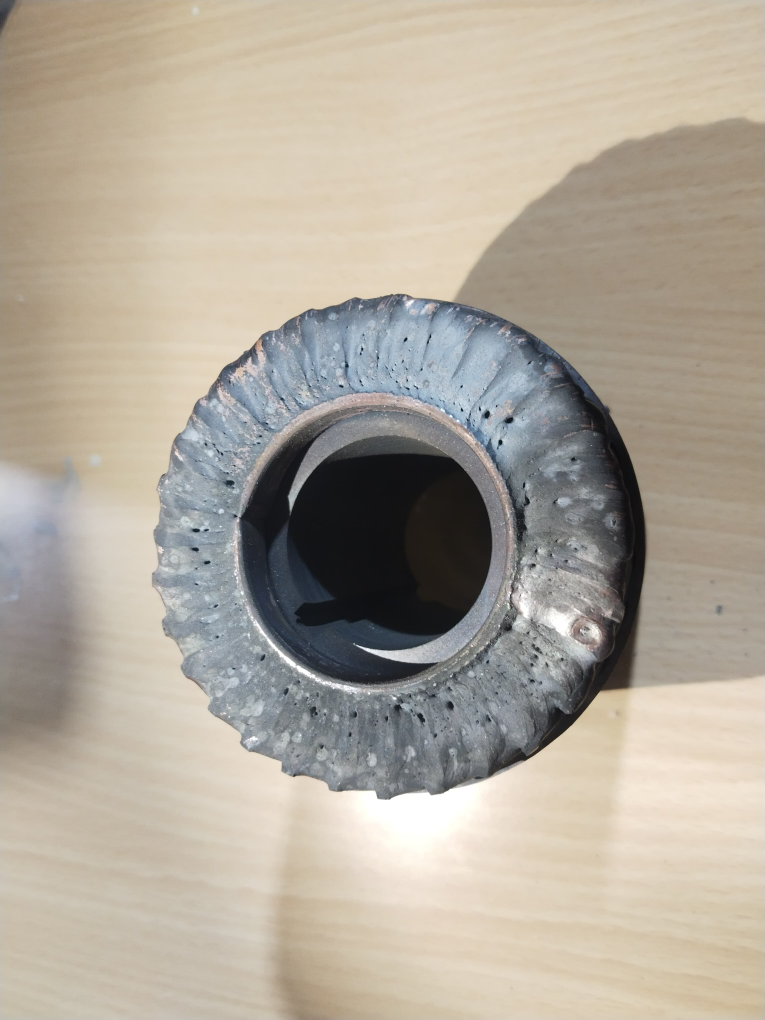
#> input picture images/good.jpeg, 3060 x 4080 px, found by its file name (shown at 1/4 size)
$ python analyze_sample.py
#> lines starting #> are read from the running program, lines starting #| are printed output that depends on the picture; after the words box and inside, x2 and y2 are one past the last pixel; in counts of white or black regions, pixels touching at a corner belong together
import os
import cv2
import numpy as np
import matplotlib.pyplot as plt

GOOD_PATH = r"e:\Rotor\images\good.jpeg"
BAD_PATH = r"e:\Rotor\images\bad.jpeg"
OUTPUT_DIR = r"e:\Rotor\analysis_output"
os.makedirs(OUTPUT_DIR, exist_ok=True)

def analyze_rotor_image(img_path, label_name):
    # Load image
#> called with img_path = 'e:\\Rotor\\images\\good.jpeg', label_name = 'GOOD WELD'
    bgr = cv2.imread(img_path)
#> bgr is the input picture: shape (4080, 3060, 3); mean B, G, R 155.4, 168.6, 176.9
    if bgr is None:
        print(f"Error loading {img_path}")
        return None

    # Resize for consistent processing while preserving aspect ratio
    target_dim = 800
    h, w = bgr.shape[:2]
#> h = 4080; w = 3060
    scale = target_dim / max(h, w)
#> scale = 0.196
    resized = cv2.resize(bgr, (int(w * scale), int(h * scale)))
    rgb = cv2.cvtColor(resized, cv2.COLOR_BGR2RGB)
    gray = cv2.cvtColor(resized, cv2.COLOR_BGR2GRAY)

    # 1. Edge & Contour Irregularity (Canny + Morphology)
    blurred = cv2.GaussianBlur(gray, (5, 5), 0)
    edges = cv2.Canny(blurred, 50, 150)
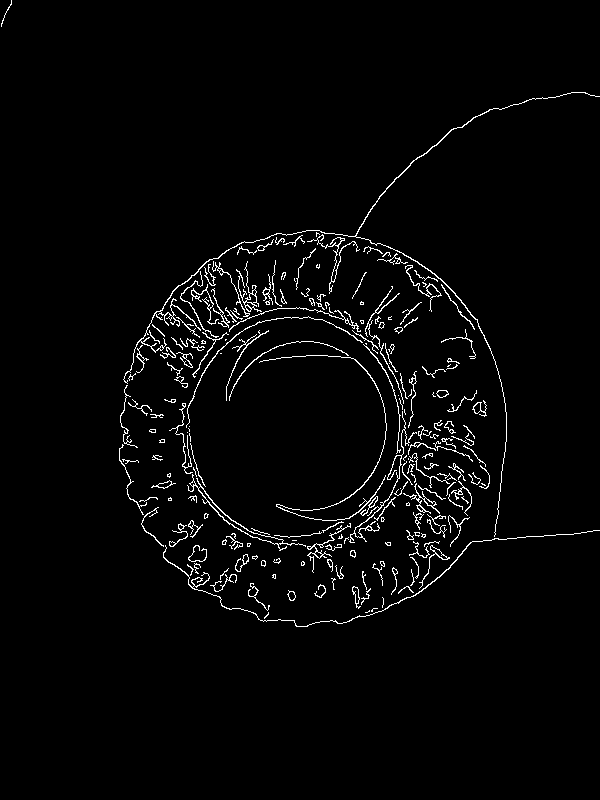
#> edges: shape (800, 600); 2.5% white in thin lines or dots, all inside (x1, y1, x2, y2) = (1, 0, 600, 627)
    kernel = cv2.getStructuringElement(cv2.MORPH_ELLIPSE, (5, 5))
    dilated_edges = cv2.dilate(edges, kernel, iterations=2)
#> dilated_edges: shape (800, 600); 15.6% white; 14 white regions, largest, box (x1, y1, x2, y2) and area: (115, 88, 600, 631) 71153, (443, 386, 491, 421) 899, (348, 268, 371, 309) 467

    # 2. Void / Dark Cavity Extraction (thresholding dark crevices in weld zone)
    # Welded cavities & exposed bars create high contrast dark pockets
    _, dark_cavities = cv2.threshold(blurred, 60, 255, cv2.THRESH_BINARY_INV)
#> dark_cavities: shape (800, 600); 6.8% white; 21 white regions (16 under 20 px), largest, box (x1, y1, x2, y2) and area: (189, 340, 386, 536) 26147, (422, 278, 506, 588) 6058, (384, 588, 414, 607) 177, (402, 391, 412, 425) 153, (414, 265, 424, 277) 56
    # Remove small noise
    dark_cavities = cv2.morphologyEx(dark_cavities, cv2.MORPH_OPEN, kernel)
#> dark_cavities: shape (800, 600); 6.7% white; 7 white regions (1 under 20 px), largest, box (x1, y1, x2, y2) and area: (189, 342, 386, 536) 25940, (423, 292, 506, 586) 5955, (404, 399, 412, 418) 104, (397, 588, 413, 600) 100, (386, 596, 394, 604) 46, (414, 266, 421, 273) 31

    # 3. Thermal Oxidation / Burn Discoloration (HSV analysis)
    hsv = cv2.cvtColor(resized, cv2.COLOR_BGR2HSV)
#> hsv: shape (800, 600, 3); mean H, S, V 38, 39.3, 179.8
    # Severe molten copper/slag discoloration has distinct warm/burn hue or low saturation
    h_channel, s_channel, v_channel = cv2.split(hsv)
    # Detect high saturation burn/slag marks
    _, slag_mask = cv2.threshold(s_channel, 110, 255, cv2.THRESH_BINARY)
#> slag_mask: shape (800, 600); 0.04% white in thin lines or dots, all inside (x1, y1, x2, y2) = (151, 256, 504, 594)
    slag_mask = cv2.bitwise_and(slag_mask, cv2.threshold(v_channel, 70, 255, cv2.THRESH_BINARY)[1])
#> slag_mask: shape (800, 600); 0% white in thin lines or dots, all inside (x1, y1, x2, y2) = (245, 256, 449, 569)

    # 4. Contour Roughness / Projection Analysis (dripping metal)
    contours, _ = cv2.findContours(dilated_edges, cv2.RETR_EXTERNAL, cv2.CHAIN_APPROX_SIMPLE)
#> contours = 2 contours; box (x1, y1, x2, y2) and area: (115, 88, 600, 631) 128440, (0, 0, 16, 31) 243
    contour_vis = rgb.copy()
    total_contour_area = 0
    max_contour_perimeter = 0

    if contours:
        # Sort by area
        contours = sorted(contours, key=cv2.contourArea, reverse=True)
        # Main outer boundary
        main_contour = contours[0]
#> main_contour = contour of 893 points, box (x1, y1, x2, y2) (115, 88, 600, 631), area 128440
        area = cv2.contourArea(main_contour)
#> area = 128439.5
        perimeter = cv2.arcLength(main_contour, True)
#> perimeter = 2214.8
        # Circularity metric: 4 * pi * Area / (Perimeter^2) -> 1.0 for perfect circle
        circularity = (4 * np.pi * area) / (perimeter ** 2) if perimeter > 0 else 0
#> circularity = 0.329
        cv2.drawContours(contour_vis, contours[:3], -1, (255, 0, 0), 2)
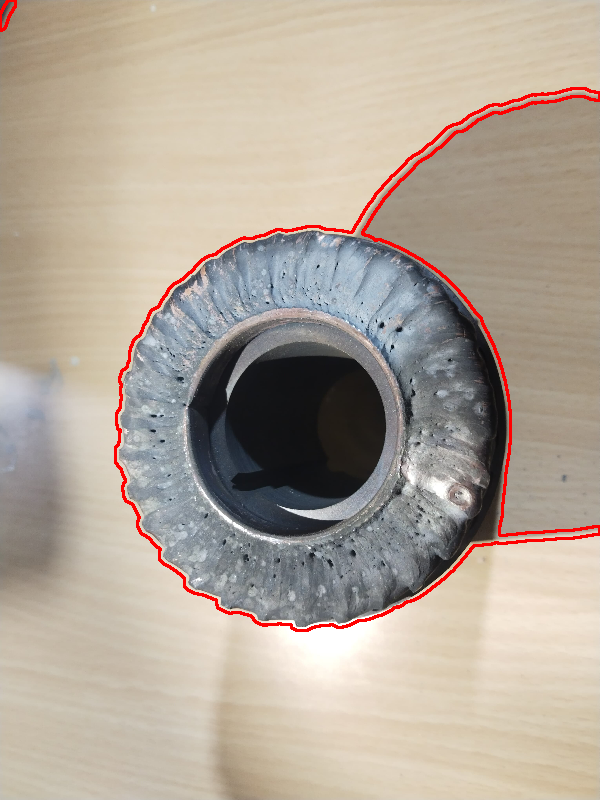
#> contour_vis: shape (800, 600, 3); mean R, G, B 177.7, 165.6, 152.7
    else:
        circularity = 0
        area = 0
        perimeter = 0

    # Defect intensity metric calculation
    void_pixel_count = cv2.countNonZero(dark_cavities)
#> void_pixel_count = 32187
    slag_pixel_count = cv2.countNonZero(slag_mask)
#> slag_pixel_count = 15
    total_pixels = resized.shape[0] * resized.shape[1]
#> total_pixels = 480000

    void_pct = (void_pixel_count / total_pixels) * 100
#> void_pct = 6.71
    slag_pct = (slag_pixel_count / total_pixels) * 100
#> slag_pct = 0.00313

    metrics = {
        "label": label_name,
        "circularity_smoothness": round(circularity, 4),
        "void_area_pct": round(void_pct, 2),
        "thermal_slag_pct": round(slag_pct, 2)
    }
#> metrics = {'label': 'GOOD WELD', 'circularity_smoothness': 0.329, 'void_area_pct': 6.71, 'thermal_slag_pct': 0}

    return {
        "rgb": rgb,
        "edges": edges,
        "dark_cavities": dark_cavities,
        "slag_mask": slag_mask,
        "contour_vis": contour_vis,
        "metrics": metrics
    }

def main():
    good_res = analyze_rotor_image(GOOD_PATH, "GOOD WELD")
#> good_res = 6 items
    bad_res = analyze_rotor_image(BAD_PATH, "DEFECTIVE (OVER-MELTED)")
#> call 2 of analyze_rotor_image, with img_path = 'e:\\Rotor\\images\\bad.jpeg', label_name = 'DEFECTIVE (OVER-MELTED)'
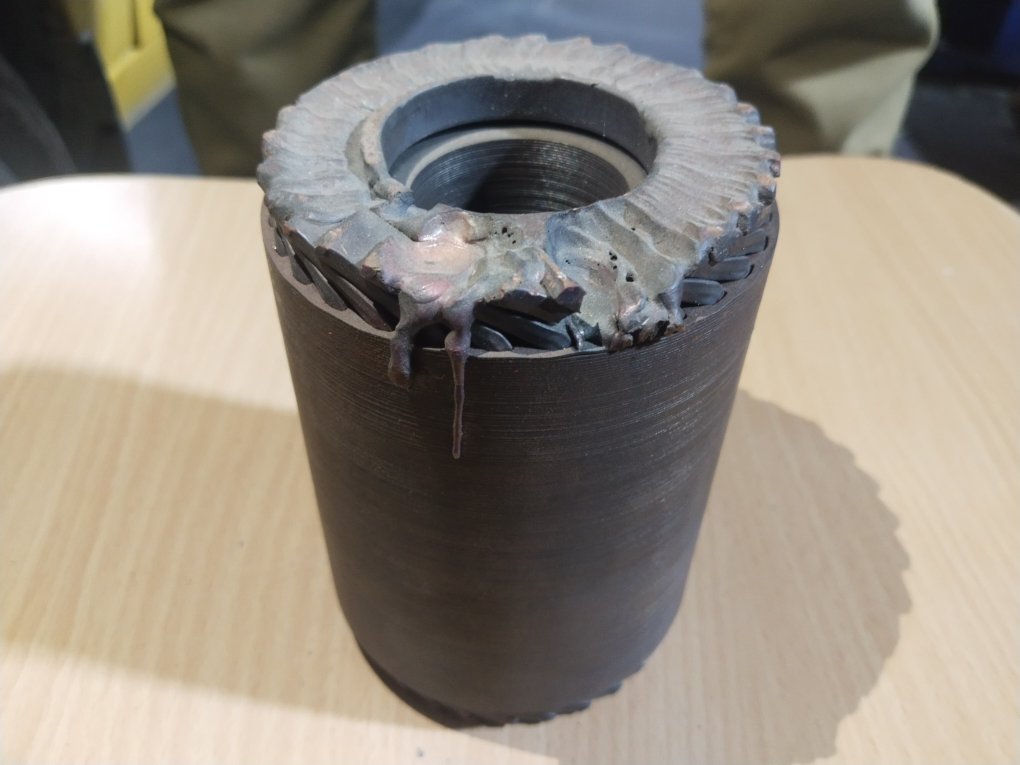
#> input picture images/bad.jpeg, 4080 x 3060 px, found by its file name (shown at 1/4 size)
#> in analyze_rotor_image, bgr is the input picture: shape (3060, 4080, 3); mean B, G, R 128.5, 139.8, 148
#> in analyze_rotor_image (call 2), `edges = cv2.Canny(blurred, 50, 150)`: edges: shape (600, 800); 1.8% white in thin lines or dots
#> in analyze_rotor_image (call 2), `dilated_edges = cv2.dilate(edges, kernel, iterations=2)`: dilated_edges: shape (600, 800); 12.6% white; 4 white regions, box (x1, y1, x2, y2) and area: (0, 22, 677, 578) 56087, (671, 0, 800, 173) 2506, (96, 0, 142, 107) 1216, (68, 0, 92, 76) 775
#> in analyze_rotor_image (call 2), `_, dark_cavities = cv2.threshold(blurred, 60, 255, cv2.THRESH_BINARY_I..`: dark_cavities: shape (600, 800); 19.2% white; 46 white regions (28 under 20 px), largest, box (x1, y1, x2, y2) and area: (243, 242, 531, 534) 45056, (710, 0, 800, 161) 10892, (0, 0, 100, 134) 10104
#> in analyze_rotor_image (call 2), `dark_cavities = cv2.morphologyEx(dark_cavities, cv2.MORPH_OPEN, kernel)`: dark_cavities: shape (600, 800); 18.9% white; 22 white regions (1 under 20 px), largest, box (x1, y1, x2, y2) and area: (249, 244, 526, 532) 44617, (710, 0, 800, 161) 10892, (0, 0, 100, 134) 10097
#> in analyze_rotor_image (call 2), `hsv = cv2.cvtColor(resized, cv2.COLOR_BGR2HSV)`: hsv: shape (600, 800, 3); mean H, S, V 44.4, 44.1, 150.9
#> in analyze_rotor_image (call 2), `h_channel, s_channel, v_channel = cv2.split(hsv)`:
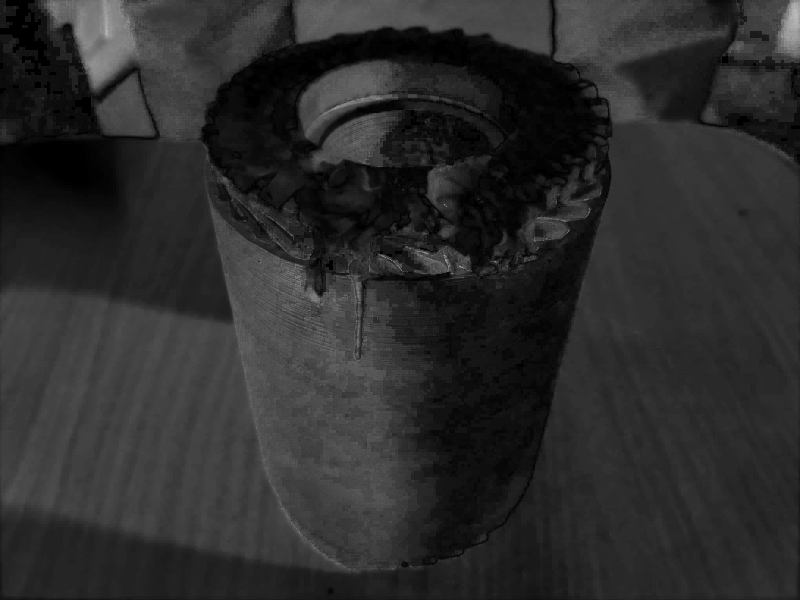
#> s_channel: shape (600, 800); min 0, max 186, mean 44.1
#> in analyze_rotor_image (call 2), `h_channel, s_channel, v_channel = cv2.split(hsv)`:
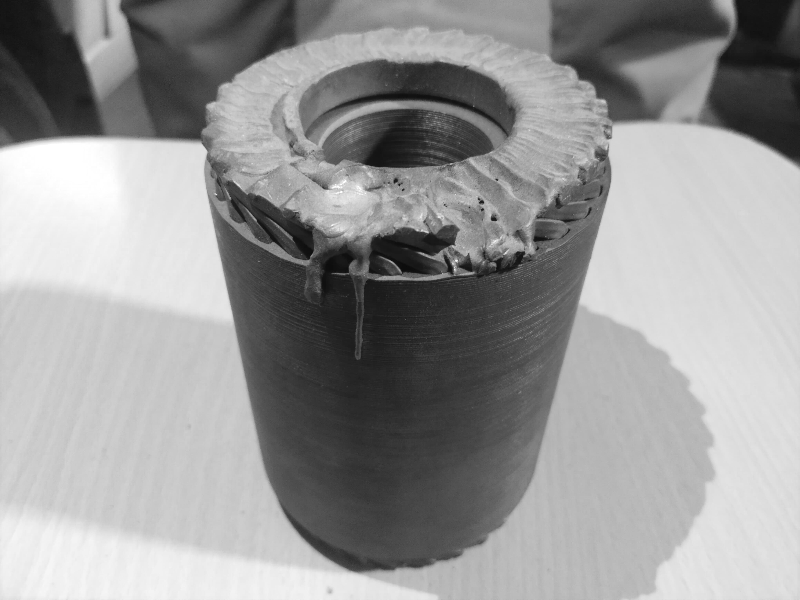
#> v_channel: shape (600, 800); min 11, max 255, mean 150.9
#> in analyze_rotor_image (call 2), `_, slag_mask = cv2.threshold(s_channel, 110, 255, cv2.THRESH_BINARY)`: slag_mask: shape (600, 800); 1% white; 96 white regions (91 under 20 px), largest, box (x1, y1, x2, y2) and area: (75, 0, 136, 86) 3507, (778, 0, 800, 56) 883, (323, 96, 383, 115) 154, (48, 1, 60, 20) 99, (310, 293, 320, 302) 54
#> in analyze_rotor_image (call 2), `slag_mask = cv2.bitwise_and(slag_mask, cv2.threshold(v_channel, 70, 25..`:
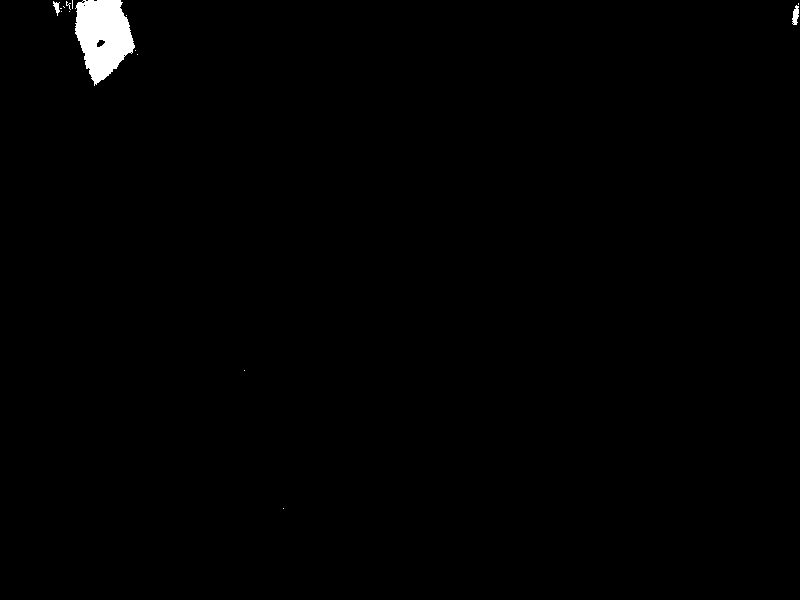
#> slag_mask: shape (600, 800); 0.76% white; 15 white regions (12 under 20 px)
#> in analyze_rotor_image (call 2), `contours, _ = cv2.findContours(dilated_edges, cv2.RETR_EXTERNAL, cv2.C..`: contours = 4 contours; box (x1, y1, x2, y2) and area: (0, 22, 677, 578) 179948, (671, 0, 800, 173) 2251, (96, 0, 142, 107) 1098, (68, 0, 92, 76) 692
#> in analyze_rotor_image (call 2), `main_contour = contours[0]`: main_contour = contour of 942 points, box (x1, y1, x2, y2) (0, 22, 677, 578), area 179948
#> in analyze_rotor_image (call 2), `area = cv2.contourArea(main_contour)`: area = 179947.5
#> in analyze_rotor_image (call 2), `perimeter = cv2.arcLength(main_contour, True)`: perimeter = 2275.5
#> in analyze_rotor_image (call 2), `circularity = (4 * np.pi * area) / (perimeter ** 2) if perimeter > 0 e..`: circularity = 0.437
#> in analyze_rotor_image (call 2), `cv2.drawContours(contour_vis, contours[:3], -1, (255, 0, 0), 2)`:
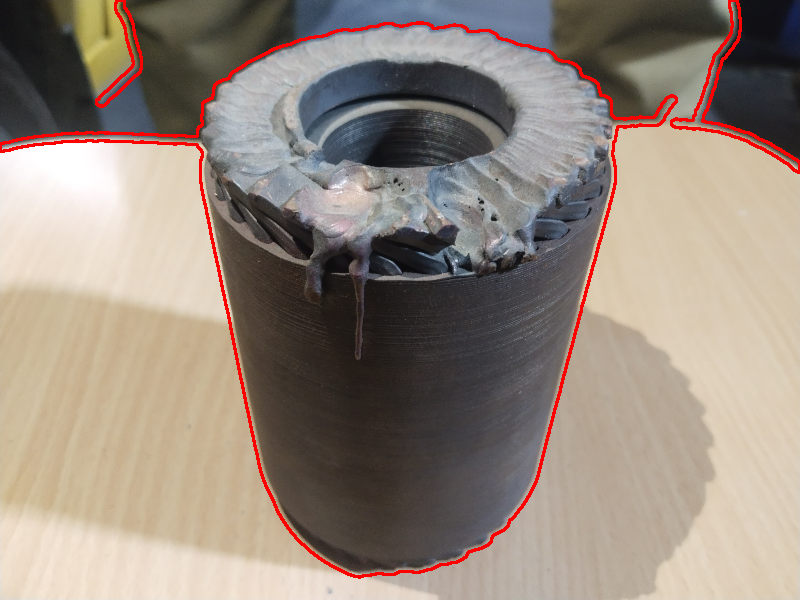
#> contour_vis: shape (600, 800, 3); mean R, G, B 150.3, 136.8, 125.8
#> in analyze_rotor_image (call 2), `void_pixel_count = cv2.countNonZero(dark_cavities)`: void_pixel_count = 90662
#> in analyze_rotor_image (call 2), `slag_pixel_count = cv2.countNonZero(slag_mask)`: slag_pixel_count = 3644
#> in analyze_rotor_image (call 2), `void_pct = (void_pixel_count / total_pixels) * 100`: void_pct = 18.89
#> in analyze_rotor_image (call 2), `slag_pct = (slag_pixel_count / total_pixels) * 100`: slag_pct = 0.759
#> in analyze_rotor_image (call 2), `metrics = { "label": label_name, "circularity_smoothness": round(circu..`: metrics = {'label': 'DEFECTIVE (OVER-MELTED)', 'circularity_smoothness': 0.437, 'void_area_pct': 18.89, 'thermal_slag_pct': 0.76}
#> bad_res = 6 items

    if not good_res or not bad_res:
        print("Failed to analyze one of the images.")
        return

    print("--- COMPUTED IMAGE ANALYSIS METRICS ---")
    print(f"GOOD SAMPLE: {good_res['metrics']}")
#| GOOD SAMPLE: {'label': 'GOOD WELD', 'circularity_smoothness': 0.329, 'void_area_pct': 6.71, 'thermal_slag_pct': 0.0}
    print(f"BAD SAMPLE : {bad_res['metrics']}")
#| BAD SAMPLE : {'label': 'DEFECTIVE (OVER-MELTED)', 'circularity_smoothness': 0.4367, 'void_area_pct': 18.89, 'thermal_slag_pct': 0.76}

    # Create visual comparison figure
    fig, axes = plt.subplots(2, 4, figsize=(18, 9))

    # Good row
    axes[0, 0].imshow(good_res['rgb'])
    axes[0, 0].set_title(f"GOOD: Original\n(Circularity: {good_res['metrics']['circularity_smoothness']})", fontsize=11, fontweight='bold', color='green')
    axes[0, 0].axis('off')

    axes[0, 1].imshow(good_res['contour_vis'])
    axes[0, 1].set_title("GOOD: Outer Contour/Rim", fontsize=11)
    axes[0, 1].axis('off')

    axes[0, 2].imshow(good_res['dark_cavities'], cmap='gray')
    axes[0, 2].set_title(f"GOOD: Dark Crevices/Voids\n({good_res['metrics']['void_area_pct']}%)", fontsize=11)
    axes[0, 2].axis('off')

    axes[0, 3].imshow(good_res['slag_mask'], cmap='magma')
    axes[0, 3].set_title(f"GOOD: Thermal Slag Mask\n({good_res['metrics']['thermal_slag_pct']}%)", fontsize=11)
    axes[0, 3].axis('off')

    # Bad row
    axes[1, 0].imshow(bad_res['rgb'])
    axes[1, 0].set_title(f"DEFECTIVE: Original\n(Circularity: {bad_res['metrics']['circularity_smoothness']})", fontsize=11, fontweight='bold', color='red')
    axes[1, 0].axis('off')

    axes[1, 1].imshow(bad_res['contour_vis'])
    axes[1, 1].set_title("DEFECTIVE: Dripping Molten Edge", fontsize=11)
    axes[1, 1].axis('off')

    axes[1, 2].imshow(bad_res['dark_cavities'], cmap='gray')
    axes[1, 2].set_title(f"DEFECTIVE: Deep Cavity/Voids\n({bad_res['metrics']['void_area_pct']}%)", fontsize=11)
    axes[1, 2].axis('off')

    axes[1, 3].imshow(bad_res['slag_mask'], cmap='magma')
    axes[1, 3].set_title(f"DEFECTIVE: Severe Slag & Melt Mask\n({bad_res['metrics']['thermal_slag_pct']}%)", fontsize=11)
    axes[1, 3].axis('off')

    plt.tight_layout()
    out_img = os.path.join(OUTPUT_DIR, "weld_comparison_analysis.png")
    plt.savefig(out_img, dpi=200)
    plt.close()
    print(f"\nAnalysis comparison visual saved to: {out_img}")

if __name__ == "__main__":
    main()
